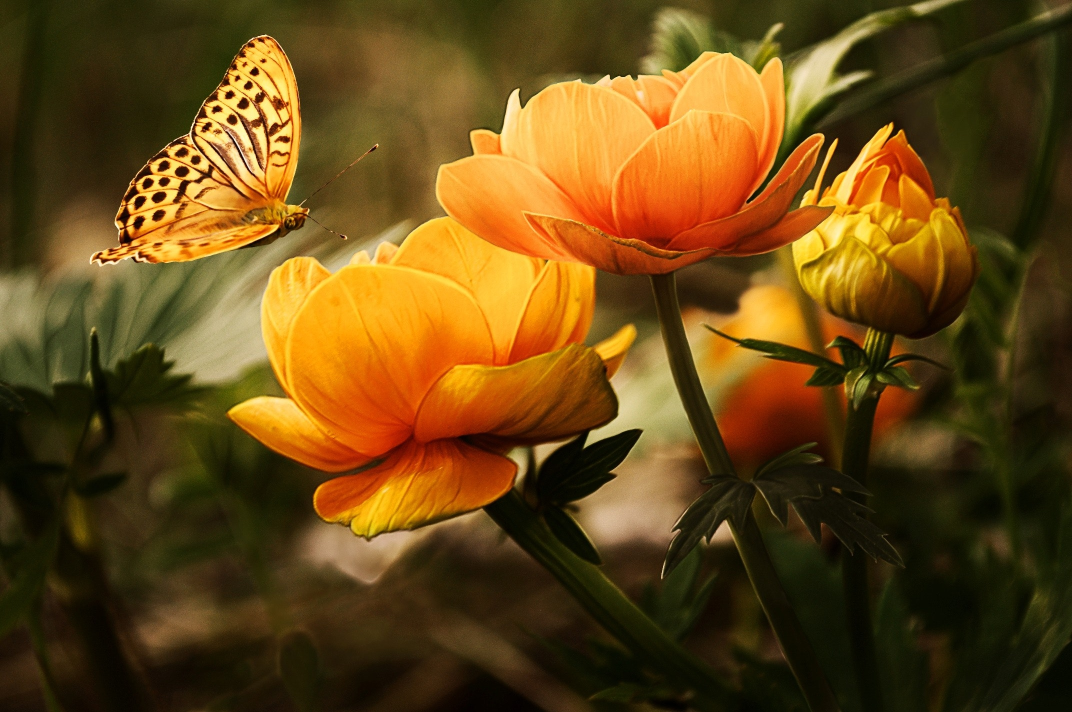
#> input picture images/flower2.jpg, 2144 x 1424 px (shown at 1/2 size)
$ python greyLevelSlicing.py
#> lines starting #> are read from the running program, lines starting #| are printed output that depends on the picture; after the words box and inside, x2 and y2 are one past the last pixel; in counts of white or black regions, pixels touching at a corner belong together
#Grey level slicing

import cv2
import numpy as np
img=cv2.imread("../images/flower2.jpg",0)
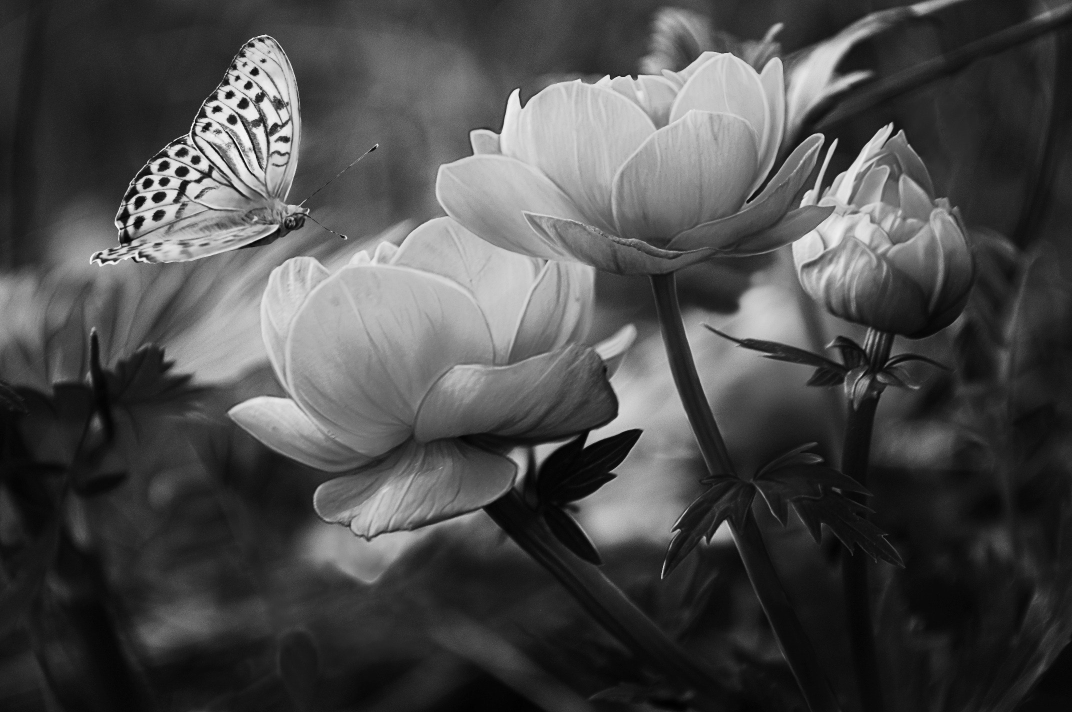
#> img: shape (1424, 2144) (shown at 1/2 size); min 0, max 255, mean 75
img=cv2.resize(img,(600,500))
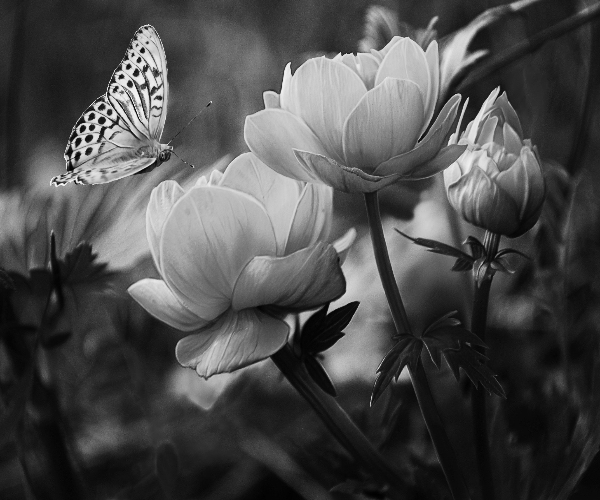
#> img: shape (500, 600); min 0, max 250, mean 74.9
cv2.imshow("Original image",img)
h,w=img.shape
#> h = 500; w = 600
img_bg=img.copy()
thresh1=120
thresh2=150
##with background
for i in range(h):
    for j in range(w):
        if img[i,j]>=thresh1 and img[i,j]<=thresh2:
            img_bg[i,j]=255
        else:
            img_bg[i,j]=img[i,j]
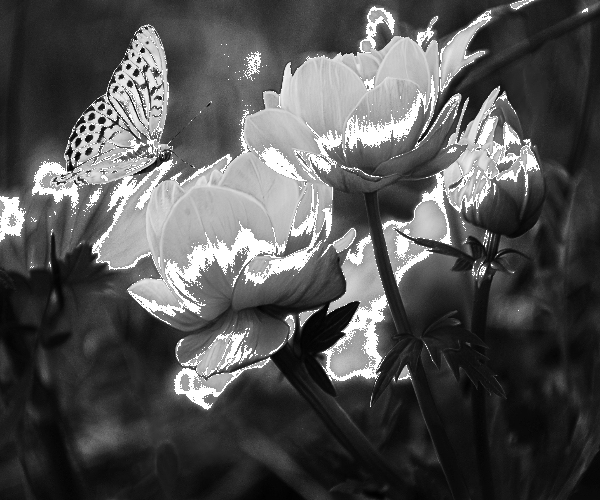
#> img_bg: shape (500, 600); 7.08% of pixels changed, all inside (x1, y1, x2, y2) = (0, 0, 588, 410)

cv2.imshow("With background",img_bg)
##without background
for i in range(h):
    for j in range(w):
        if img[i,j]>=thresh1 and img[i,j]<=thresh2:
            img_bg[i,j]=255
        else:
            img_bg[i,j]=0
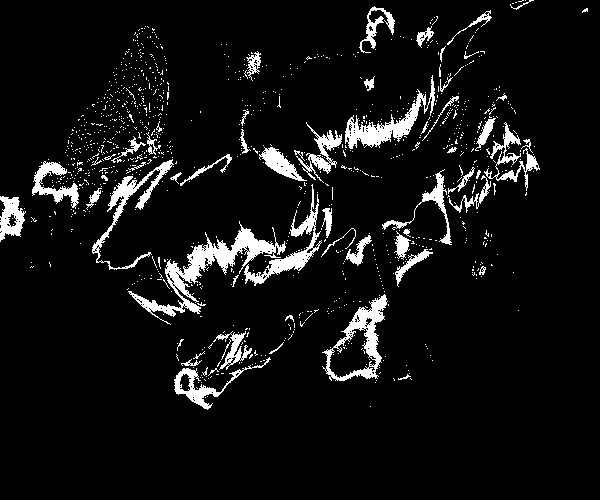
#> img_bg: shape (500, 600); 7.1% white; 1057 white regions (996 under 20 px), largest, box (x1, y1, x2, y2) and area: (128, 221, 286, 325) 3016, (322, 294, 388, 381) 1631, (345, 75, 435, 149) 1597

cv2.imshow("Without background",img_bg)
cv2.waitKey(0)

$ run again, with images/flower3.jpg copied over images/flower2.jpg
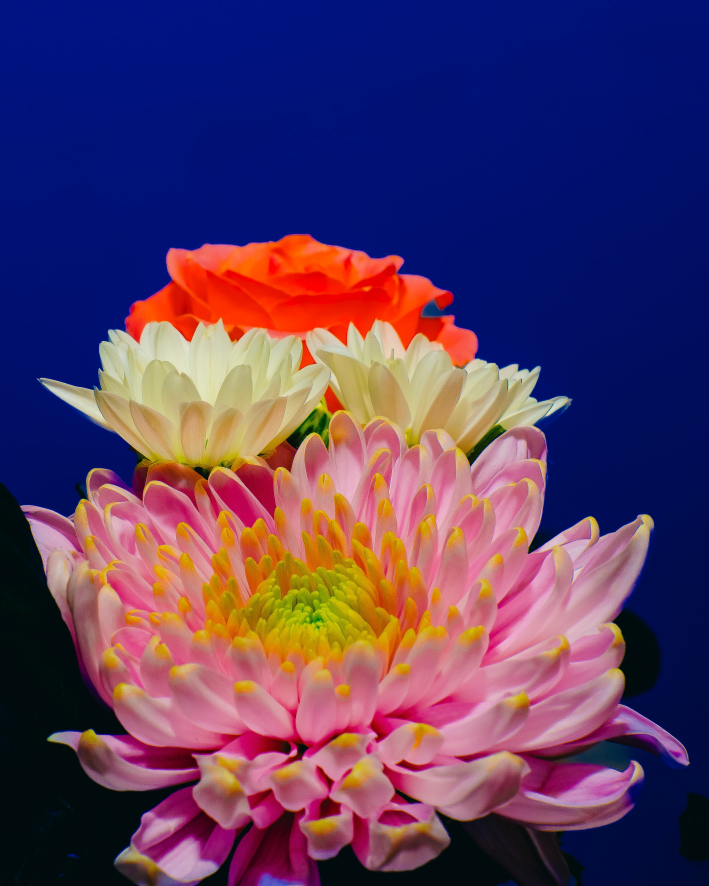
#> input picture images/flower3.jpg, 2834 x 3542 px (shown at 1/4 size)
#> after the loop `for i in range(h):`:
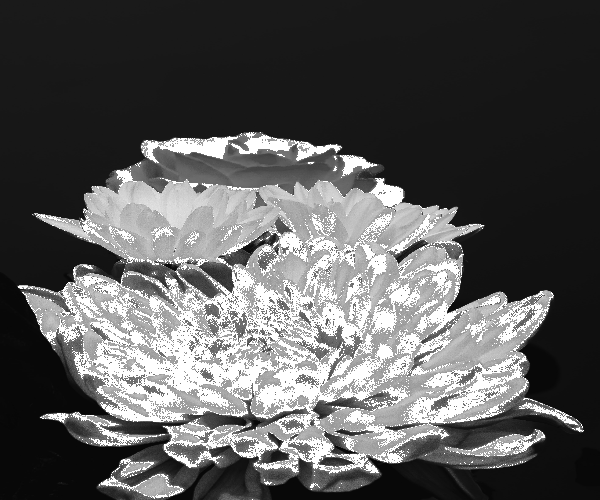
#> img_bg: shape (500, 600); min 5, max 255, mean 89.7
#> after the loop `for i in range(h):`:
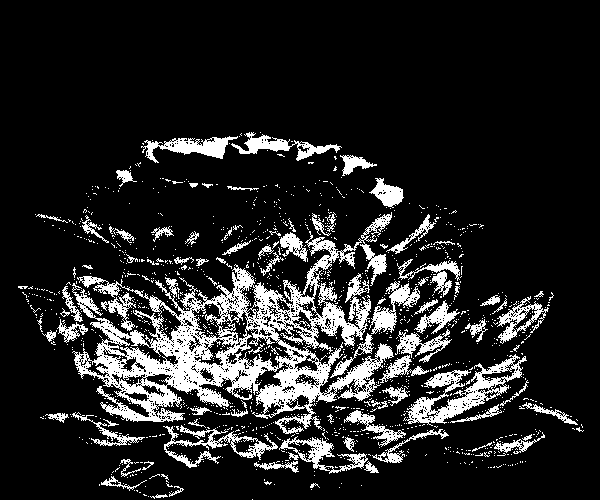
#> img_bg: shape (500, 600); 14.4% white; 1272 white regions (1185 under 20 px), largest, box (x1, y1, x2, y2) and area: (72, 212, 394, 434) 21092, (403, 354, 527, 426) 2608, (163, 425, 278, 468) 1240

$ run again, with images/balloon.jpg copied over images/flower2.jpg
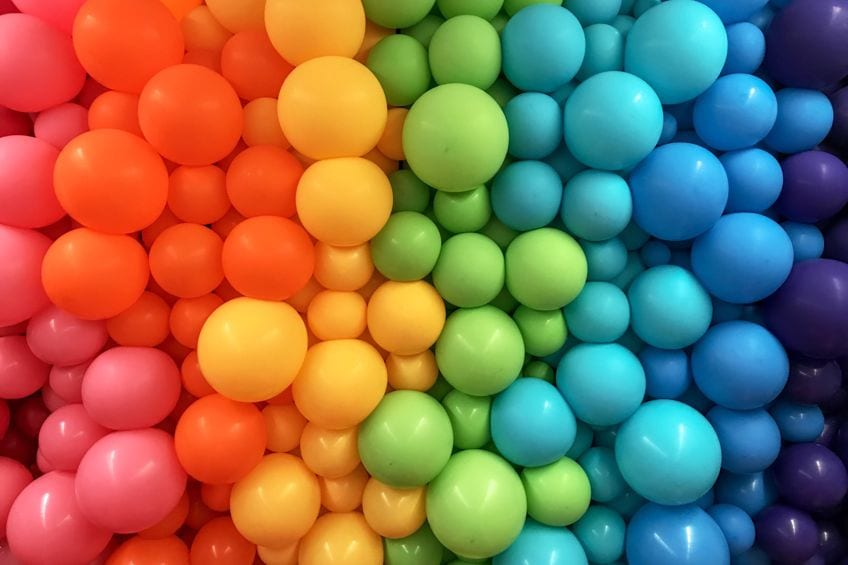
#> input picture images/balloon.jpg, 848 x 565 px
#> after the loop `for i in range(h):`:
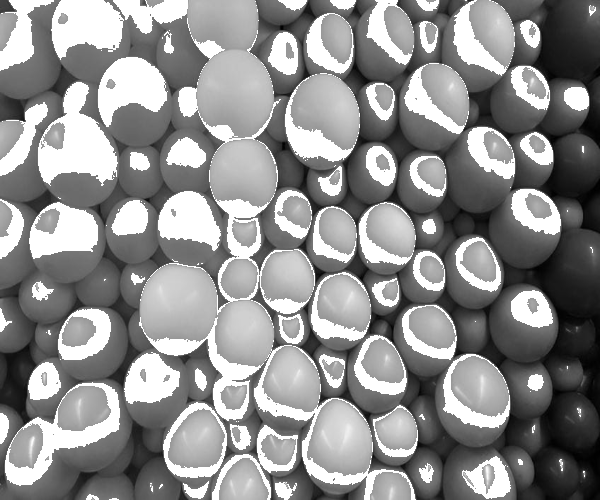
#> img_bg: shape (500, 600); min 0, max 255, mean 142
#> after the loop `for i in range(h):`:
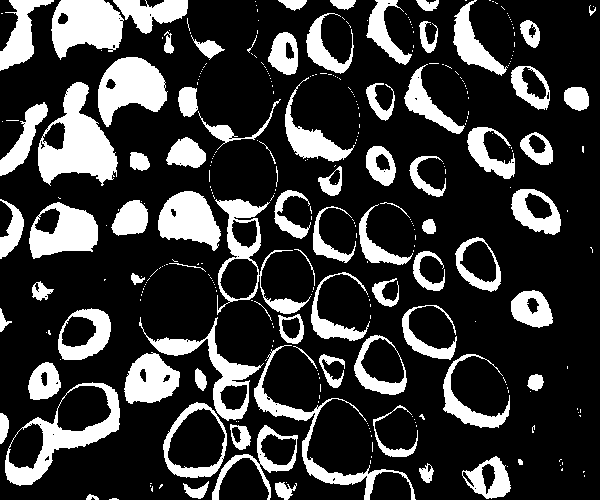
#> img_bg: shape (500, 600); 22.8% white; 324 white regions (242 under 20 px), largest, box (x1, y1, x2, y2) and area: (38, 82, 118, 186) 4223, (51, 0, 124, 60) 3073, (5, 382, 120, 486) 3001

$ run again, with images/bw lion.jpg copied over images/flower2.jpg
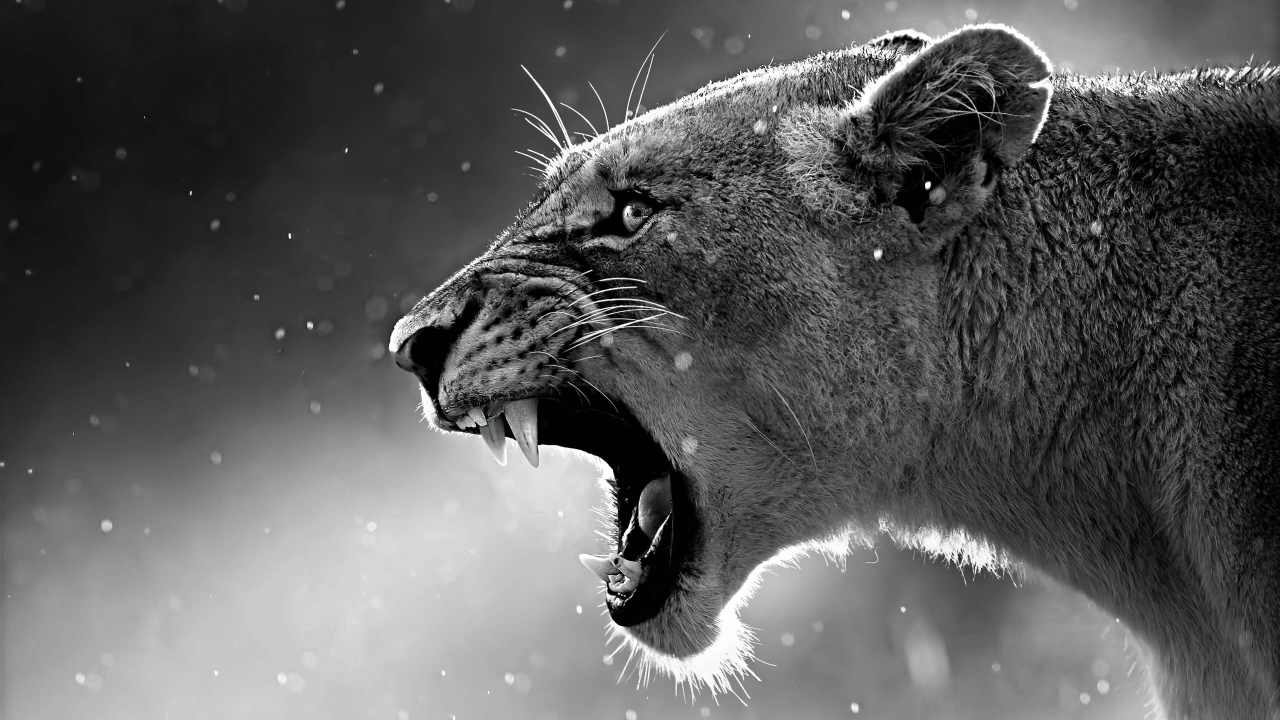
#> input picture images/bw lion.jpg, 3840 x 2160 px (shown at 1/3 size)
#> after the loop `for i in range(h):`:
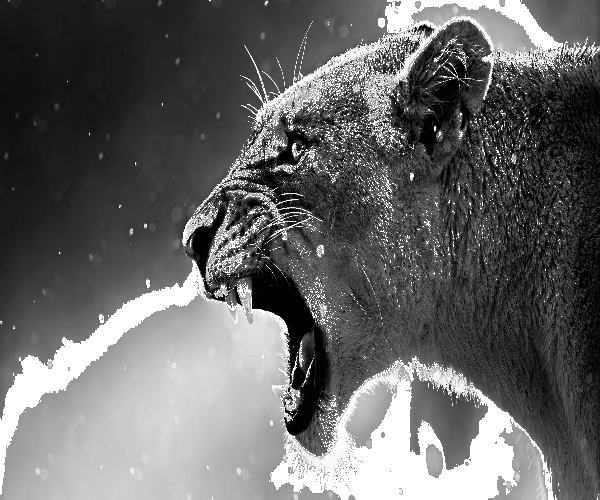
#> img_bg: shape (500, 600); min 0, max 255, mean 102.4
#> after the loop `for i in range(h):`:
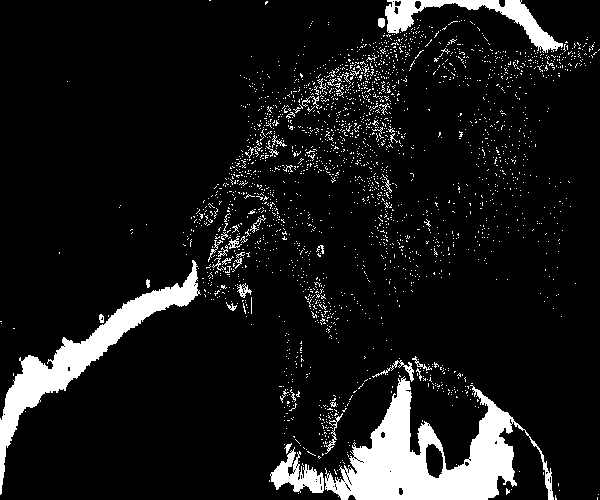
#> img_bg: shape (500, 600); 9.5% white; 2417 white regions (2373 under 20 px), largest, box (x1, y1, x2, y2) and area: (325, 376, 554, 500) 11364, (0, 260, 201, 495) 6679, (385, 0, 563, 53) 2499
